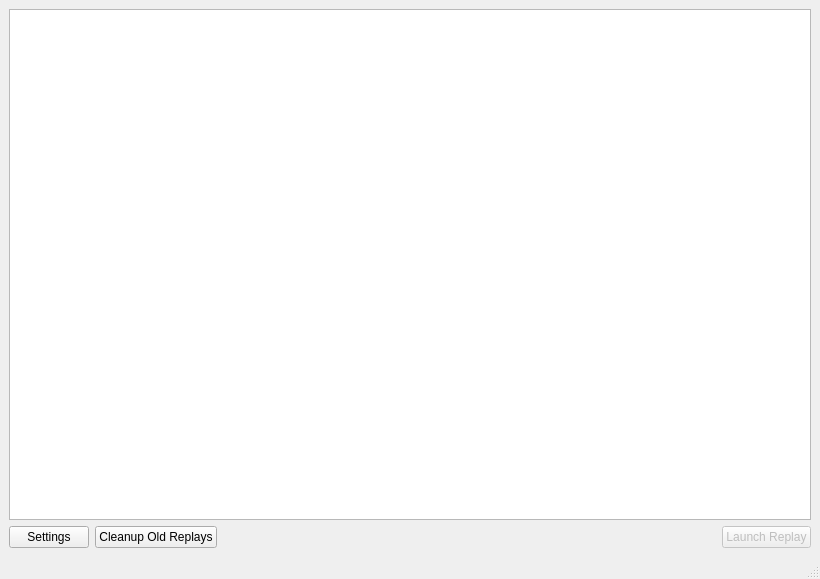
<?xml version="1.0" encoding="UTF-8"?>
<ui version="4.0">
 <class>MainWIndow</class>
 <widget class="QMainWindow" name="MainWIndow">
  <property name="geometry">
   <rect>
    <x>0</x>
    <y>0</y>
    <width>820</width>
    <height>579</height>
   </rect>
  </property>
  <property name="windowTitle">
   <string>WoT Replay Manager</string>
  </property>
  <widget class="QWidget" name="centralwidget">
   <layout class="QVBoxLayout" name="mainVerticalLayout">
    <item>
     <widget class="QTableWidget" name="replayTableWidget">
      <property name="sizePolicy">
       <sizepolicy hsizetype="Expanding" vsizetype="Expanding">
        <horstretch>0</horstretch>
        <verstretch>0</verstretch>
       </sizepolicy>
      </property>
      <property name="alternatingRowColors">
       <bool>true</bool>
      </property>
      <property name="selectionMode">
       <enum>QAbstractItemView::SelectionMode::SingleSelection</enum>
      </property>
      <property name="selectionBehavior">
       <enum>QAbstractItemView::SelectionBehavior::SelectRows</enum>
      </property>
      <property name="sortingEnabled">
       <bool>true</bool>
      </property>
      <property name="cornerButtonEnabled">
       <bool>false</bool>
      </property>
      <attribute name="horizontalHeaderStretchLastSection">
       <bool>true</bool>
      </attribute>
      <attribute name="verticalHeaderStretchLastSection">
       <bool>true</bool>
      </attribute>
     </widget>
    </item>
    <item>
     <layout class="QHBoxLayout" name="bottomButtonLayout">
      <item>
       <layout class="QHBoxLayout" name="leftButtonsLayout">
        <item>
         <widget class="QPushButton" name="settingsButton">
          <property name="text">
           <string>Settings</string>
          </property>
         </widget>
        </item>
        <item>
         <widget class="QPushButton" name="cleanupButton">
          <property name="text">
           <string>Cleanup Old Replays</string>
          </property>
         </widget>
        </item>
       </layout>
      </item>
      <item>
       <spacer name="buttonSpacer">
        <property name="orientation">
         <enum>Qt::Orientation::Horizontal</enum>
        </property>
        <property name="sizeHint" stdset="0">
         <size>
          <width>0</width>
          <height>0</height>
         </size>
        </property>
       </spacer>
      </item>
      <item>
       <widget class="QPushButton" name="launchButton">
        <property name="enabled">
         <bool>false</bool>
        </property>
        <property name="text">
         <string>Launch Replay</string>
        </property>
       </widget>
      </item>
     </layout>
    </item>
   </layout>
  </widget>
  <widget class="QMenuBar" name="menubar">
   <property name="geometry">
    <rect>
     <x>0</x>
     <y>0</y>
     <width>820</width>
     <height>23</height>
    </rect>
   </property>
  </widget>
  <widget class="QStatusBar" name="statusbar"/>
  <action name="actionSettings">
   <property name="text">
    <string>Settings</string>
   </property>
  </action>
 </widget>
 <resources/>
 <connections/>
</ui>
